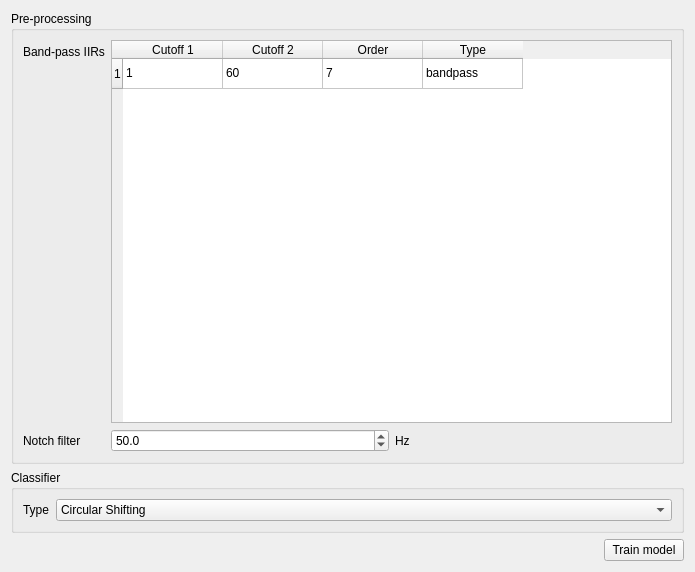
            <widget class="QWidget" name="params_train_model">
             <property name="geometry">
              <rect>
               <x>0</x>
               <y>0</y>
               <width>695</width>
               <height>572</height>
              </rect>
             </property>
             <attribute name="label">
              <string>Train model</string>
             </attribute>
             <layout class="QVBoxLayout" name="verticalLayout">
              <item>
               <widget class="QGroupBox" name="groupBox_2">
                <property name="title">
                 <string>Pre-processing</string>
                </property>
                <layout class="QFormLayout" name="formLayout_2">
                 <item row="0" column="0">
                  <widget class="QLabel" name="label">
                   <property name="text">
                    <string>Band-pass IIRs</string>
                   </property>
                  </widget>
                 </item>
                 <item row="0" column="1">
                  <widget class="QTableWidget" name="tableWidget_bpf">
                   <property name="sizeAdjustPolicy">
                    <enum>QAbstractScrollArea::AdjustToContents</enum>
                   </property>
                   <property name="columnCount">
                    <number>4</number>
                   </property>
                   <row>
                    <property name="text">
                     <string>1</string>
                    </property>
                   </row>
                   <column>
                    <property name="text">
                     <string>Cutoff 1</string>
                    </property>
                   </column>
                   <column>
                    <property name="text">
                     <string>Cutoff 2</string>
                    </property>
                   </column>
                   <column>
                    <property name="text">
                     <string>Order</string>
                    </property>
                   </column>
                   <column>
                    <property name="text">
                     <string>Type</string>
                    </property>
                   </column>
                   <item row="0" column="0">
                    <property name="text">
                     <string>1</string>
                    </property>
                   </item>
                   <item row="0" column="1">
                    <property name="text">
                     <string>60</string>
                    </property>
                   </item>
                   <item row="0" column="2">
                    <property name="text">
                     <string>7</string>
                    </property>
                   </item>
                   <item row="0" column="3">
                    <property name="text">
                     <string>bandpass</string>
                    </property>
                   </item>
                  </widget>
                 </item>
                 <item row="1" column="1">
                  <layout class="QHBoxLayout" name="horizontalLayout_5">
                   <item>
                    <widget class="QDoubleSpinBox" name="doubleSpinBox_notch">
                     <property name="decimals">
                      <number>1</number>
                     </property>
                     <property name="maximum">
                      <double>1000.000000000000000</double>
                     </property>
                     <property name="singleStep">
                      <double>0.100000000000000</double>
                     </property>
                     <property name="value">
                      <double>50.000000000000000</double>
                     </property>
                    </widget>
                   </item>
                   <item>
                    <widget class="QLabel" name="label_3">
                     <property name="text">
                      <string>Hz</string>
                     </property>
                    </widget>
                   </item>
                  </layout>
                 </item>
                 <item row="1" column="0">
                  <widget class="QLabel" name="label_2">
                   <property name="text">
                    <string>Notch filter</string>
                   </property>
                  </widget>
                 </item>
                </layout>
               </widget>
              </item>
              <item>
               <widget class="QGroupBox" name="groupBox_3">
                <property name="title">
                 <string>Classifier</string>
                </property>
                <layout class="QFormLayout" name="formLayout_6">
                 <item row="0" column="0">
                  <widget class="QLabel" name="label_4">
                   <property name="text">
                    <string>Type</string>
                   </property>
                  </widget>
                 </item>
                 <item row="0" column="1">
                  <widget class="QComboBox" name="comboBox_classifier">
                   <item>
                    <property name="text">
                     <string>Circular Shifting</string>
                    </property>
                   </item>
                  </widget>
                 </item>
                </layout>
               </widget>
              </item>
              <item>
               <layout class="QHBoxLayout" name="horizontalLayout_9">
                <item>
                 <spacer name="horizontalSpacer">
                  <property name="orientation">
                   <enum>Qt::Horizontal</enum>
                  </property>
                  <property name="sizeHint" stdset="0">
                   <size>
                    <width>40</width>
                    <height>20</height>
                   </size>
                  </property>
                 </spacer>
                </item>
                <item>
                 <widget class="QPushButton" name="btn_train_model">
                  <property name="styleSheet">
                   <string notr="true">background-color: 'green';</string>
                  </property>
                  <property name="text">
                   <string>Train model</string>
                  </property>
                 </widget>
                </item>
               </layout>
              </item>
             </layout>
            </widget>
